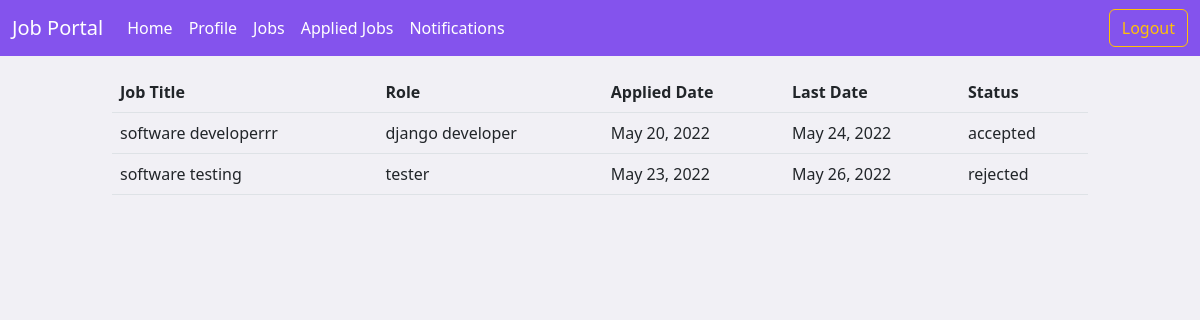
/candidate/application/applied (signed in), run on an earlier commit of the app's database.
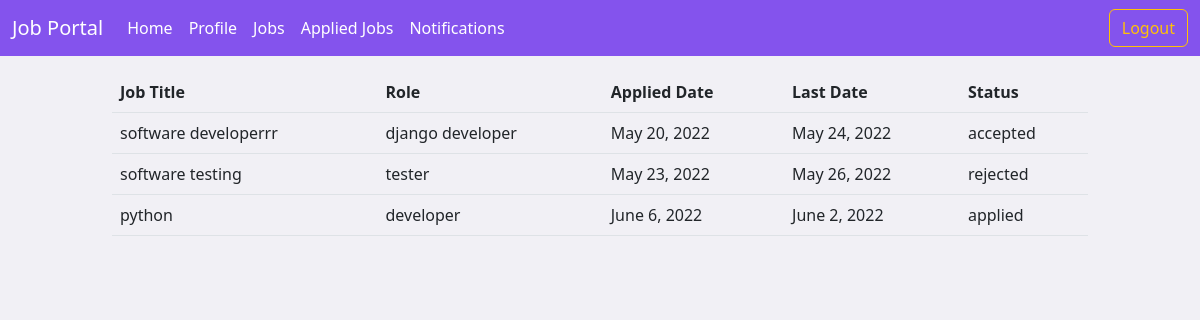
And on a later commit of the database.
### employer/models.py (models this page shows, shortened)
class Applications(models.Model):
    applicant = models.ForeignKey(User, on_delete=models.CASCADE, related_name="applicants")
    job = models.ForeignKey(Jobs, on_delete=models.CASCADE, related_name="ajob")
    options = (
        ("applied", "applied"),
        ("rejected", "rejected"),
        ("pending", "pending"),
        ("cancelled", "cancelled"),
        ("accepted", "accepted")
    )
    status = models.CharField(max_length=20, choices=options, default="applied")
    date = models.DateField(auto_now_add=True)
    class Meta:
        unique_together = ("applicant", "job")

class Jobs(models.Model):
    posted_by = models.ForeignKey(User, on_delete=models.CASCADE, related_name="company")
    job_title = models.CharField(max_length=120)
    job_description = models.TextField()
    role = models.CharField(max_length=120)
    experience = models.PositiveIntegerField(default=0)
    location = models.CharField(max_length=120)
    salary = models.PositiveIntegerField()
    created_date = models.DateField(auto_now_add=True)
    last_date = models.DateField(null=True)
    qualification = models.CharField(max_length=120, null=True)

### candidate/views.py (the view)
# urls.py: path("application/applied", views.MyApplicationView.as_view(), name="cand-myapplic"),
@method_decorator(signin_required, name="dispatch")
class MyApplicationView(ListView):
    model = Applications
    template_name = "cand-appliedjobs.html"
    context_object_name = "applied"
    def get_queryset(self):
        return Applications.objects.filter(applicant=self.request.user)

### candidate/templates/cand-appliedjobs.html
{%extends 'base_cand.html'%}
{%block body_block%}
<div class="container-fluid mt-3">
    <div class="row">
        <div class="col-1"></div>
        <div class="col-10">
            <table class="table table-hover">
                <tr>
                    <th>Job Title</th>
                    <th>Role</th>
                    <th>Applied Date</th>
                    <th>Last Date</th>
                    <th>Status</th>
                </tr>
                {%for appl in applied%}
                <tr>
                    <td>{{appl.job.job_title}}</td>
                    <td>{{appl.job.role}}</td>
                    <td>{{appl.date}}</td>
                    <td>{{appl.job.last_date}}</td>
                    <td>{{appl.status}}</td>
                </tr>
                {%endfor%}
            </table>
        </div>
        <div class="col-1"></div>
    </div>
</div>
{%endblock%}

What changed in the data, as far as the page shows it:
added Applications: job.job_title "python", job.role "developer", date "June 6, 2022", job.last_date "June 2, 2022", status "applied"
